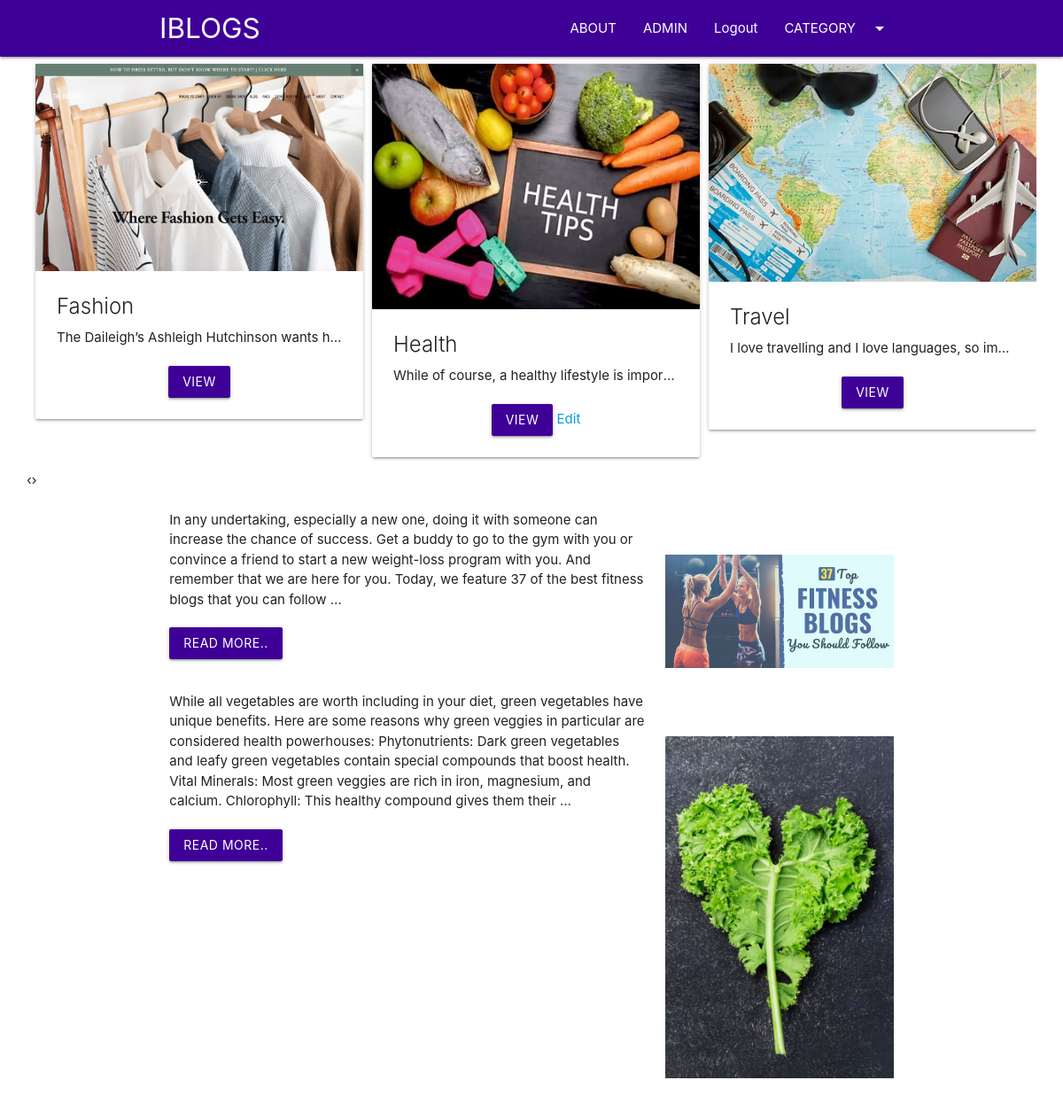
/home/, run on the app's committed database.
### blogapp/models.py (models this page shows, shortened)
class Category(models.Model):
    cat_id = models.AutoField(primary_key=True)
    title = models.CharField(max_length=100)
    description = models.TextField()
    url = models.CharField(max_length=100)
    image = models.ImageField(upload_to='category/')

class Post(models.Model):
    post_id = models.AutoField(primary_key=True)
    title = models.CharField(max_length=200)
    content = models.TextField()
    url = models.CharField(max_length=100)
    cat = models.ForeignKey(Category, on_delete=models.CASCADE)
    image = models.ImageField(upload_to='post/')
    author = models.ForeignKey(User,on_delete=models.CASCADE,null=True)

### blogapp/views.py (the view)
# urls.py: 2. Add a URL to urlpatterns:  path('', views.home, name='home')
def home(request):
    posts = Post.objects.all()[:11]
    cats = Category.objects.all()
    data = {
        'posts': posts,
        'cats': cats
    }
    return render(request, 'home.html', data)

### template/home.html (shortened to what this page needs)
{%extends 'base.html' %}
{%block content%}
<div class="container-custom">
    <div class="owl-carousel">
      {% for cat in cats %}
    <div class="card item" style="margin-left:10px;">
        <div class="img-container">
            <img src="/media/{{ cat.image }}" class="responsive-img" alt="">
        </div>
        <div class="card-content">
            <div class="card-title">
                {{ cat.title }}
            </div>
            <p class="truncate">{{ cat.description }}</p>
            <div class="container center-align mt20">
                <a href="/category/{{ cat.url }}" class="btn bg-primary">VIEW</a>
                {% if cat.post_set.all %}
                    {% with first_post=cat.post_set.first %}
                        <a href="{% url 'edit' category_id=cat.cat_id post_id=first_post.post_id %}">Edit</a>
                    {% endwith %}
                {% endif %}
            </div>
        </div>
    </div>
{% endfor %}
    </div>
</div>
<div class="container">
    <div class="row">
        <div class="col s12 ">
            {%for p in posts %}
            <div class="row">
                <div class="col s12 m8">
                    {{p.content |truncatewords:60 | safe}}
                    <div class="mt20">
                        <a href="/blog/{{p.url}}" class="btn  bg-primary ">Read More..</a>
                    </div>
                </div>
                <div class="col s12 m4">
                    <img src="/media/{{p.image}}" class="responsive-img" style="margin-top:50px;">
                </div>
            </div>
            {%endfor %}
        </div>
    </div>
</div>
{%endblock%}

### template/base.html (shortened to what this page needs)
<!DOCTYPE html>
<html lang="en">
<head>
    <link rel="stylesheet" href="https://cdnjs.cloudflare.com/ajax/libs/materialize/1.0.0/css/materialize.min.css">
    {% load static %}
    <link rel="stylesheet" href="{% static 'css/style.css'%}">
    <link rel="stylesheet" href="{% static 'css/owl.carousel.min.css'%}">
    <link rel="stylesheet" href="{% static 'css/owl.theme.default.min.css'%}">
</head>
<body>
{%include 'header.html' %}
{%block content %}
{%endblock%}
</body>
</html>

### template/header.html (shortened to what this page needs)
<nav class="bg-primary">
    <div class="container">
        <div class="nav-wrapper">
            <a href="/home" class="brand-logo">IBLOGS</a>
            <ul class="right hide-on-med-and-down">
                <li><a href="/about">ABOUT</a></li>
                <li><a href="/admin">ADMIN</a></li>
            <li><a href="{% url 'logout' %}">Logout</a></li>
                <li><a class="dropdown-trigger" href="#!" data-target="dropdown1">CATEGORY<i
                        class="material-icons right">arrow_drop_down</i></a>
                </li>
            </ul>
        </div>
    </div>
</nav>

### blogapp/static/css/style.css (style rules this page uses)
.bg-primary { background:#3f0097!important; }
.mt20 { margin-top:20px; }
.container-custom { width:95%!important; margin:auto; }

### data on the page
Category: image (picture), title "Fashion", description "The Daileigh’s Ashleigh Hutchinson wants h…"
Category: image (picture), title "Health", description "While of course, a healthy lifestyle is impor…", shows "Edit"
Category: image (picture), title "Travel", description "I love travelling and I love languages, so im…"
Post: content "In any undertaking, especially a new one, doing it with someone can increase the chance of success. Get a buddy to go to the gym with you or convince a friend to start a new weight-loss program with you. And remember that we are here for you. Today, we feature 37 of the best fitness blogs that you can follow …", image (picture)
Post: content "While all vegetables are worth including in your diet, green vegetables have unique benefits. Here are some reasons why green veggies in particular are considered health powerhouses: Phytonutrients: Dark green vegetables and leafy green vegetables contain special compounds that boost health. Vital Minerals: Most green veggies are rich in iron, magnesium, and calcium. Chlorophyll: This healthy compound gives them their …", image (picture)
